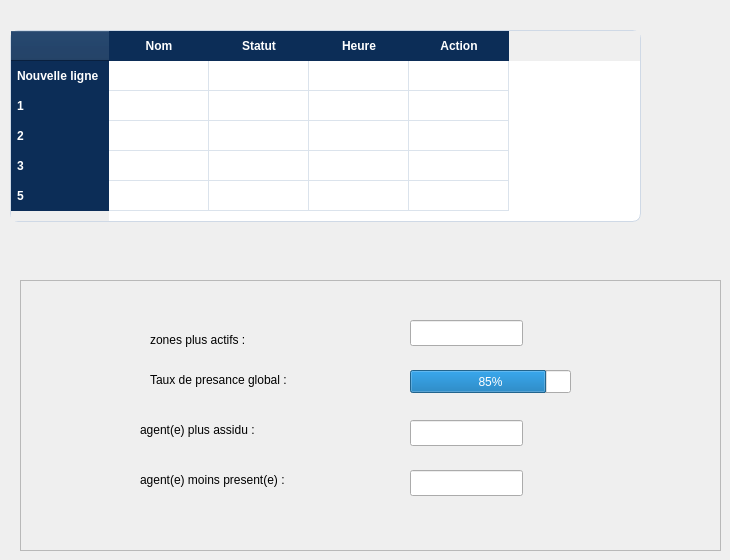
      <widget class="QWidget" name="page_16">
       <widget class="QTableWidget" name="tableWidget_7">
        <property name="geometry">
         <rect>
          <x>10</x>
          <y>30</y>
          <width>631</width>
          <height>192</height>
         </rect>
        </property>
        <property name="styleSheet">
         <string notr="true">QTableWidget {
    background-color: #ffffff;
    alternate-background-color: #f2f6fc;
    gridline-color: #dbe3ec;
    border: 1px solid #cfd9e6;
    border-radius: 8px;
    selection-background-color: #c7e0ff;
    selection-color: #000000;
}

QHeaderView::section {
    background-color: #0c2d57;
    color: #ffffff;
    padding: 6px;
    border: none;
    font-weight: 600;
    font-size: 12px;
}

QTableCornerButton::section {
    background-color: #0c2d57;
}</string>
        </property>
        <row>
         <property name="text">
          <string>Nouvelle ligne</string>
         </property>
        </row>
        <row>
         <property name="text">
          <string>1</string>
         </property>
        </row>
        <row>
         <property name="text">
          <string>2</string>
         </property>
        </row>
        <row>
         <property name="text">
          <string>3</string>
         </property>
        </row>
        <row/>
        <column>
         <property name="text">
          <string>Nom</string>
         </property>
        </column>
        <column>
         <property name="text">
          <string>Statut</string>
         </property>
        </column>
        <column>
         <property name="text">
          <string>Heure</string>
         </property>
        </column>
        <column>
         <property name="text">
          <string>Action</string>
         </property>
        </column>
       </widget>
       <widget class="QLabel" name="label_75">
        <property name="geometry">
         <rect>
          <x>150</x>
          <y>330</y>
          <width>141</width>
          <height>20</height>
         </rect>
        </property>
        <property name="styleSheet">
         <string notr="true">color: rgb(0, 0, 0);</string>
        </property>
        <property name="text">
         <string>zones plus actifs :</string>
        </property>
       </widget>
       <widget class="QLabel" name="label_76">
        <property name="geometry">
         <rect>
          <x>150</x>
          <y>370</y>
          <width>231</width>
          <height>20</height>
         </rect>
        </property>
        <property name="styleSheet">
         <string notr="true">color: rgb(0, 0, 0);</string>
        </property>
        <property name="text">
         <string>Taux de presance global :</string>
        </property>
       </widget>
       <widget class="QFrame" name="frame_5">
        <property name="geometry">
         <rect>
          <x>20</x>
          <y>280</y>
          <width>701</width>
          <height>271</height>
         </rect>
        </property>
        <property name="styleSheet">
         <string notr="true">/* Form Box */
.form-fiche {
    flex: 1; /* Takes 1/3 of the container width */
    background-color: #f4f7fb; /* Light background for contrast */
    padding: 25px 20px; /* Inner spacing */
    border-radius: 12px; /* Rounded corners */
    box-shadow: 0 4px 12px rgba(0, 0, 0, 0.1); /* Soft shadow for depth */
    transition: transform 0.2s ease, box-shadow 0.2s ease;
}

.form-fiche:hover {
    transform: translateY(-2px); /* Slight lift on hover */
    box-shadow: 0 6px 15px rgba(0, 0, 0, 0.15); /* Stronger shadow */
}

.form-fiche h3 {
    margin-top: 0;
    margin-bottom: 20px;
    font-size: 20px;
    font-weight: 600;
    color: #003366;
}

.form-fiche label {
    display: block;
    font-weight: 500;
    margin-bottom: 6px;
    color: #003366;
}

.form-fiche input {
    width: 100%;
    padding: 10px;
    margin-bottom: 15px;
    border: 1px solid #003366;
    border-radius: 8px;
    background-color: #e6f7ff;
    font-size: 14px;
    transition: border 0.2s ease, box-shadow 0.2s ease;
}

.form-fiche input:focus {
    border-color: #0d3273;
    box-shadow: 0 0 5px rgba(13, 50, 115, 0.5);
    outline: none;
}

.form-fiche button {
    width: 32%;
    margin-right: 5%;
    padding: 10px;
    border: none;
    border-radius: 8px;
    background-color: #0d3273;
    color: white;
    font-weight: 500;
    cursor: pointer;
    transition: background-color 0.2s ease, transform 0.2s ease;
}

.form-fiche button:hover {
    background-color: #004080;
    transform: translateY(-1px);
}

.form-fiche small {
    display: block;
    margin-top: 8px;
    font-size: 12px;
    color: #555;
}</string>
        </property>
        <property name="frameShape">
         <enum>QFrame::Shape::StyledPanel</enum>
        </property>
        <property name="frameShadow">
         <enum>QFrame::Shadow::Raised</enum>
        </property>
        <widget class="QLineEdit" name="lineEdit_26">
         <property name="geometry">
          <rect>
           <x>390</x>
           <y>40</y>
           <width>113</width>
           <height>26</height>
          </rect>
         </property>
        </widget>
        <widget class="QProgressBar" name="progressBar_2">
         <property name="geometry">
          <rect>
           <x>390</x>
           <y>90</y>
           <width>161</width>
           <height>23</height>
          </rect>
         </property>
         <property name="value">
          <number>85</number>
         </property>
        </widget>
        <widget class="QLineEdit" name="lineEdit_27">
         <property name="geometry">
          <rect>
           <x>390</x>
           <y>140</y>
           <width>113</width>
           <height>26</height>
          </rect>
         </property>
        </widget>
        <widget class="QLineEdit" name="lineEdit_28">
         <property name="geometry">
          <rect>
           <x>390</x>
           <y>190</y>
           <width>113</width>
           <height>26</height>
          </rect>
         </property>
        </widget>
        <widget class="QLabel" name="label_78">
         <property name="geometry">
          <rect>
           <x>120</x>
           <y>190</y>
           <width>191</width>
           <height>20</height>
          </rect>
         </property>
         <property name="styleSheet">
          <string notr="true">color: rgb(0, 0, 0);</string>
         </property>
         <property name="text">
          <string>agent(e) moins present(e) :</string>
         </property>
        </widget>
        <widget class="QLabel" name="label_77">
         <property name="geometry">
          <rect>
           <x>120</x>
           <y>140</y>
           <width>171</width>
           <height>20</height>
          </rect>
         </property>
         <property name="styleSheet">
          <string notr="true">color: rgb(0, 0, 0);</string>
         </property>
         <property name="text">
          <string>agent(e) plus assidu :</string>
         </property>
        </widget>
       </widget>
       <zorder>frame_5</zorder>
       <zorder>tableWidget_7</zorder>
       <zorder>label_75</zorder>
       <zorder>label_76</zorder>
      </widget>
